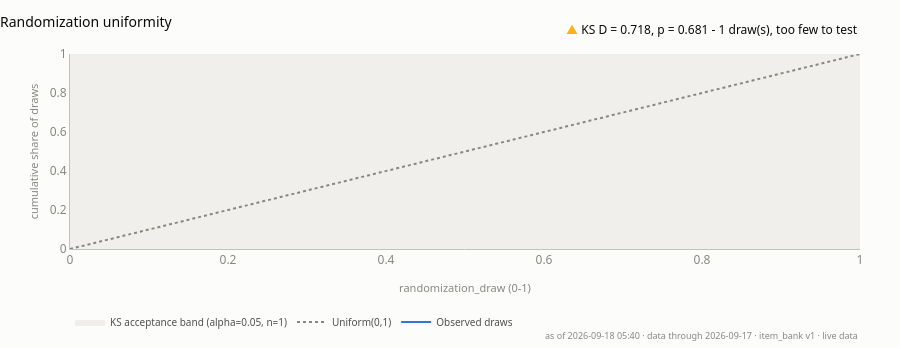

The notebook cell this image was saved under:
### Code cell
# The ECDF of every randomization draw against Uniform(0,1), now with the KS
# acceptance envelope at alpha = 0.05 drawn as a shaded band. With few draws a
# staircase sits visibly off the diagonal even under a perfect RNG, so the
# p-value used to be the only thing saying the randomiser was fine. Inside the
# band is now readable without reading the statistic.
strip["randomization"]

### Figure 1 — Plotly figure (JSON) as saved in the notebook; plotly's stock layout.template omitted (floating-point values rounded to 4 significant figures; data arrays with more than 128 entries replaced by an {"elided": "..."} marker saying what was removed)
{"data": [{"fill": "toself", "fillcolor": "#f0efec", "hoverinfo": "skip", "line": {"width": 0}, "name": "KS acceptance band (alpha=0.05, n=1)", "showlegend": true, "type": "scatter", "x": {"elided": "202 float values"}, "y": {"elided": "202 int values"}}, {"hovertemplate": "Uniform(0,1)<br>%{x:.2f}<extra></extra>", "line": {"color": "#898781", "dash": "dot", "width": 2}, "mode": "lines", "name": "Uniform(0,1)", "type": "scatter", "x": [0, 1], "y": [0, 1]}, {"hovertemplate": "Observed<br>draw %{x:.3f}<br>ECDF %{y:.2f}<extra></extra>", "line": {"color": "#2a78d6", "shape": "hv", "width": 2}, "mode": "lines", "name": "Observed draws", "type": "scatter", "x": [0.2822], "y": [1]}], "layout": {"annotations": [{"font": {"color": "#0b0b0b", "family": "system-ui, -apple-system, \"Segoe UI\", sans-serif", "size": 12}, "showarrow": false, "text": "<span style='color:#fab219'>▲</span> KS D = 0.718, p = 0.681 - 1 draw(s), too few to test", "x": 1, "xanchor": "right", "xref": "paper", "y": 1, "yanchor": "bottom", "yref": "paper", "yshift": 14}, {"font": {"color": "#898781", "family": "system-ui, -apple-system, \"Segoe UI\", sans-serif", "size": 9}, "showarrow": false, "text": "as of 2026-09-18 05:40 · data through 2026-09-17 · item_bank v1 · live data", "x": 1, "xanchor": "right", "xref": "paper", "y": 0, "yanchor": "top", "yref": "paper", "yshift": -78}], "font": {"color": "#52514e", "family": "system-ui, -apple-system, \"Segoe UI\", sans-serif", "size": 12}, "height": 348, "hoverlabel": {"bgcolor": "#fcfcfb", "font": {"color": "#0b0b0b", "family": "system-ui, -apple-system, \"Segoe UI\", sans-serif"}}, "legend": {"font": {"color": "#52514e", "size": 10}, "orientation": "h", "x": 0, "y": -0.3}, "margin": {"b": 94, "l": 70, "r": 40, "t": 54}, "paper_bgcolor": "#fcfcfb", "plot_bgcolor": "#fcfcfb", "showlegend": true, "title": {"font": {"color": "#0b0b0b", "size": 14}, "text": "Randomization uniformity", "x": 0, "xanchor": "left"}, "xaxis": {"linecolor": "#c3c2b7", "range": [0, 1], "showgrid": false, "tickfont": {"color": "#898781"}, "title": {"font": {"color": "#898781", "size": 11}, "text": "randomization_draw (0-1)"}, "zeroline": false}, "yaxis": {"gridcolor": "#e1e0d9", "linecolor": "#c3c2b7", "range": [0, 1], "showgrid": false, "tickfont": {"color": "#898781"}, "title": {"font": {"color": "#898781", "size": 11}, "text": "cumulative share of draws"}, "zeroline": false}}}
